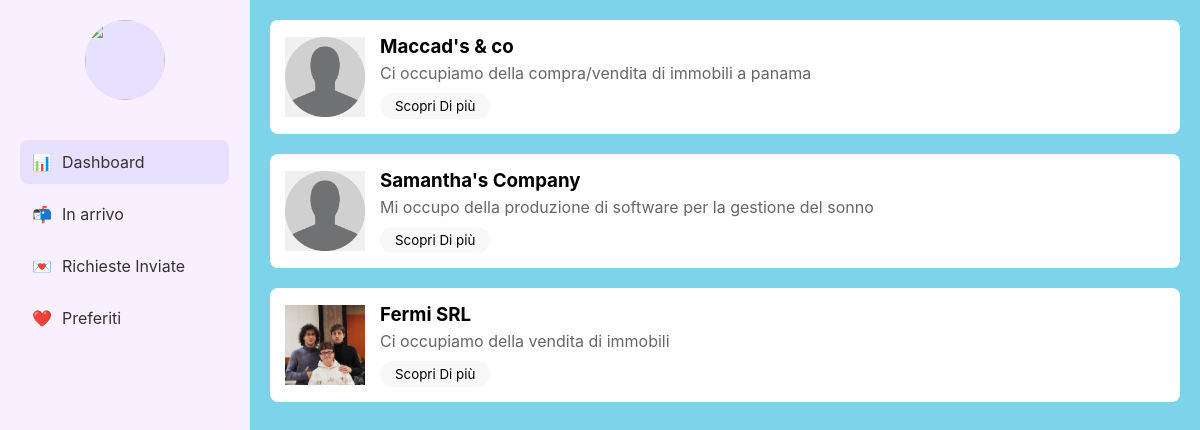
The app's page /Sito/SchermataStudente.php with its own data.
### tables this page shows
CREATE TABLE `Aziende` (
  `ID` int NOT NULL,
  `Nome` varchar(60) NOT NULL,
  `Indirizzo` varchar(100) NOT NULL,
  `Foto` varchar(70) NOT NULL DEFAULT 'img/defaultPF.png',
  `Descrizione` varchar(250) NOT NULL,
  `Email` varchar(60) NOT NULL,
  `Password` varchar(128) NOT NULL
);

### Sito/SchermataStudente.php (the view, shortened to what this page needs)
<!DOCTYPE html>
<html lang="it">
<head>
</head>
<body>
    <div class="sidebar">
	<?php
      $foto = $_SESSION["Foto"];
      echo '<div class="profile">
               <img class="profile-image" src=' . $foto . ' alt="Profile Picture" width="500" height="600">
              <p>' . $_SESSION["Nome_utente"] . '</p>
          </div>';
	?>
        <nav>
            <a href="#" class="menu-item active">
                📊 <span>Dashboard</span>
            </a>
            <a href="#" class="menu-item">
                📬 <span>In arrivo</span>
            </a>
            <a href="#" class="menu-item">
                💌 <span>Richieste Inviate</span>
            </a>
            <a href="#" class="menu-item">
                ❤️ <span>Preferiti</span>
            </a>
        </nav>
    </div>
    <div class="main-content">
        <?php
        	$conn = Connect();
            $query = "SELECT * FROM Aziende";
            $result = mysqli_query($conn,$query);
            if(mysqli_num_rows($result) > 0){
            	while($row = mysqli_fetch_assoc($result)){
                	echo '<div class="company-card">
                            <img class="company-image" src="'. $row['Foto'] .'" alt="Company Image">
                            <div class="company-info">
                                <h3>'. $row['Nome'] .'</h3>
                                <p>'. $row['Descrizione'] .'</p>
                                <button class="more-button">Scopri Di più</button>
                            </div>
                          </div>';
                }
            }
        ?>
    </div>
</body>
</html>

### Sito/SchermataStudente.php (style rules this page uses)
* { margin: 0; padding: 0; box-sizing: border-box; font-family: -apple-system, BlinkMacSystemFont, 'Segoe UI', Roboto, sans-serif; }
body { display: flex; min-height: 100vh; }
.sidebar { width: 250px; background-color: #f8f0ff; padding: 20px; display: flex; flex-direction: column; border-right: 1px solid #eee; }
.profile { text-align: center; margin-bottom: 30px; }
.profile-image { width: 80px; height: 80px; background-color: #e8e0ff; border-radius: 50%; margin: 0 auto 10px; }
.menu-item { display: flex; align-items: center; padding: 12px; margin-bottom: 8px; border-radius: 8px; color: #333; text-decoration: none; transition: background-color 0.2s; }
.menu-item.active { background-color: #e8e0ff; }
.menu-item span { margin-left: 10px; }
.main-content { flex-grow: 1; background-color: #7dd3e9; padding: 20px; }
.company-card { background-color: white; border-radius: 8px; padding: 15px; margin-bottom: 20px; display: flex; align-items: center; }
.company-image { width: 80px; height: 80px; background-color: #f0f0f0; margin-right: 15px; }
.company-info h3 { margin-bottom: 5px; }
.company-info p { color: #666; margin-bottom: 10px; }
.more-button { background-color: #f8f8f8; border: none; padding: 5px 15px; border-radius: 15px; cursor: pointer; }

### records on screen
aziende: Foto (placeholder picture), Nome "Maccad's & co", Descrizione "Ci occupiamo della compra/vendita di immobili a panama"
aziende: Foto (placeholder picture), Nome "Samantha's Company", Descrizione "Mi occupo della produzione di software per la gestione del sonno"
aziende: Foto (picture), Nome "Fermi SRL", Descrizione "Ci occupiamo della vendita di immobili"
